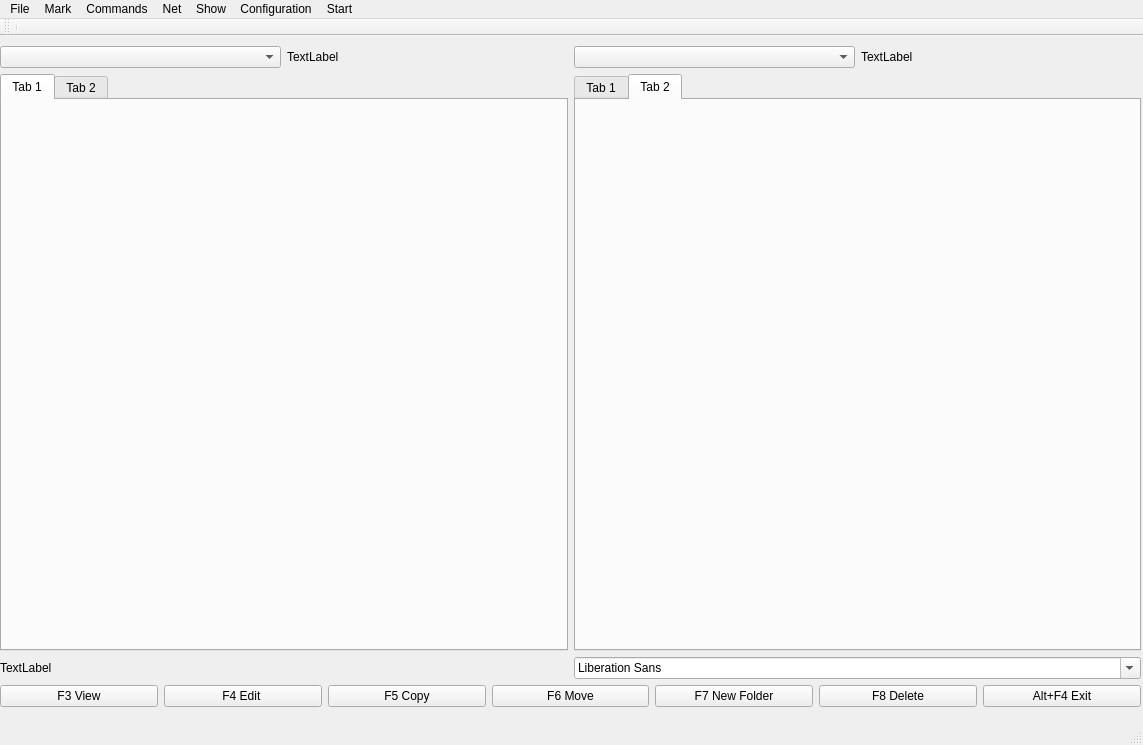
<?xml version="1.0" encoding="UTF-8"?>
<ui version="4.0">
 <class>MainWindow</class>
 <widget class="QMainWindow" name="MainWindow">
  <property name="geometry">
   <rect>
    <x>0</x>
    <y>0</y>
    <width>1143</width>
    <height>745</height>
   </rect>
  </property>
  <property name="windowTitle">
   <string>MainWindow</string>
  </property>
  <widget class="QWidget" name="centralwidget">
   <widget class="QWidget" name="">
    <property name="geometry">
     <rect>
      <x>0</x>
      <y>10</y>
      <width>1141</width>
      <height>661</height>
     </rect>
    </property>
    <layout class="QVBoxLayout" name="verticalLayout_3">
     <item>
      <layout class="QHBoxLayout" name="horizontalLayout_5">
       <item>
        <layout class="QVBoxLayout" name="verticalLayout">
         <item>
          <layout class="QHBoxLayout" name="horizontalLayout_3">
           <item>
            <widget class="QComboBox" name="comboBox"/>
           </item>
           <item>
            <widget class="QLabel" name="label">
             <property name="text">
              <string>TextLabel</string>
             </property>
            </widget>
           </item>
          </layout>
         </item>
         <item>
          <widget class="QTabWidget" name="tabWidget">
           <property name="currentIndex">
            <number>0</number>
           </property>
           <widget class="QWidget" name="tab">
            <attribute name="title">
             <string>Tab 1</string>
            </attribute>
           </widget>
           <widget class="QWidget" name="tab_2">
            <attribute name="title">
             <string>Tab 2</string>
            </attribute>
            <widget class="QTreeView" name="treeView">
             <property name="geometry">
              <rect>
               <x>0</x>
               <y>0</y>
               <width>351</width>
               <height>391</height>
              </rect>
             </property>
            </widget>
           </widget>
          </widget>
         </item>
        </layout>
       </item>
       <item>
        <layout class="QVBoxLayout" name="verticalLayout_2">
         <item>
          <layout class="QHBoxLayout" name="horizontalLayout_4">
           <item>
            <widget class="QComboBox" name="comboBox_2"/>
           </item>
           <item>
            <widget class="QLabel" name="label_2">
             <property name="text">
              <string>TextLabel</string>
             </property>
            </widget>
           </item>
          </layout>
         </item>
         <item>
          <widget class="QTabWidget" name="tabWidget_2">
           <property name="currentIndex">
            <number>1</number>
           </property>
           <widget class="QWidget" name="tab_3">
            <attribute name="title">
             <string>Tab 1</string>
            </attribute>
            <widget class="QTreeView" name="treeView_2">
             <property name="geometry">
              <rect>
               <x>0</x>
               <y>0</y>
               <width>331</width>
               <height>391</height>
              </rect>
             </property>
            </widget>
           </widget>
           <widget class="QWidget" name="tab_4">
            <attribute name="title">
             <string>Tab 2</string>
            </attribute>
           </widget>
          </widget>
         </item>
        </layout>
       </item>
      </layout>
     </item>
     <item>
      <layout class="QHBoxLayout" name="horizontalLayout_2">
       <item>
        <widget class="QLabel" name="label_3">
         <property name="text">
          <string>TextLabel</string>
         </property>
        </widget>
       </item>
       <item>
        <widget class="QFontComboBox" name="fontComboBox"/>
       </item>
      </layout>
     </item>
     <item>
      <layout class="QHBoxLayout" name="horizontalLayout">
       <item>
        <widget class="QPushButton" name="pushButton">
         <property name="text">
          <string>F3 View</string>
         </property>
        </widget>
       </item>
       <item>
        <widget class="QPushButton" name="pushButton_2">
         <property name="text">
          <string>F4 Edit </string>
         </property>
        </widget>
       </item>
       <item>
        <widget class="QPushButton" name="pushButton_3">
         <property name="text">
          <string>F5 Copy</string>
         </property>
        </widget>
       </item>
       <item>
        <widget class="QPushButton" name="pushButton_4">
         <property name="text">
          <string>F6 Move</string>
         </property>
        </widget>
       </item>
       <item>
        <widget class="QPushButton" name="pushButton_5">
         <property name="text">
          <string>F7 New Folder</string>
         </property>
        </widget>
       </item>
       <item>
        <widget class="QPushButton" name="pushButton_6">
         <property name="text">
          <string>F8 Delete</string>
         </property>
        </widget>
       </item>
       <item>
        <widget class="QPushButton" name="pushButton_7">
         <property name="text">
          <string>Alt+F4 Exit</string>
         </property>
        </widget>
       </item>
      </layout>
     </item>
    </layout>
   </widget>
  </widget>
  <widget class="QMenuBar" name="menubar">
   <property name="geometry">
    <rect>
     <x>0</x>
     <y>0</y>
     <width>1143</width>
     <height>26</height>
    </rect>
   </property>
   <widget class="QMenu" name="menuFile">
    <property name="title">
     <string>File</string>
    </property>
    <widget class="QMenu" name="menuPrint">
     <property name="title">
      <string>Print</string>
     </property>
     <addaction name="actionFile_List"/>
     <addaction name="actionFile_list_with_subdirs"/>
     <addaction name="actionFile_contents"/>
    </widget>
    <addaction name="actionChange_Attributes"/>
    <addaction name="actionPack"/>
    <addaction name="actionUnpack_Specific_Files"/>
    <addaction name="actionTest_Archive_s"/>
    <addaction name="actionCompare_by_Content"/>
    <addaction name="actionAssociate_With"/>
    <addaction name="actionInternal_Associations_pyCommander_only"/>
    <addaction name="actionProperties"/>
    <addaction name="actionCalculate_Occupied_Space"/>
    <addaction name="actionMulti_Rename_Tool"/>
    <addaction name="actionEdit_Comment"/>
    <addaction name="menuPrint"/>
    <addaction name="separator"/>
    <addaction name="actionSplit_File"/>
    <addaction name="actionCombine_File"/>
    <addaction name="actionEncode_File"/>
    <addaction name="actionDecode_File"/>
    <addaction name="actionCreate_Checksum_File_s_CRC32_MD5_SHAT"/>
    <addaction name="actionVerify_Checksum_from_checksum_files"/>
    <addaction name="separator"/>
    <addaction name="actionQuit"/>
   </widget>
   <widget class="QMenu" name="menuMark">
    <property name="title">
     <string>Mark</string>
    </property>
    <addaction name="actionSelect_Group"/>
    <addaction name="actionUnselect_Group"/>
    <addaction name="actionSelect_All"/>
    <addaction name="actionUnselect_All"/>
    <addaction name="actionInvert_Selection"/>
    <addaction name="actionSelect_All_With_Same_Extension"/>
    <addaction name="separator"/>
    <addaction name="actionSave_Selection"/>
    <addaction name="actionRestore_Selection"/>
    <addaction name="actionSave_Selection_To_File"/>
    <addaction name="actionLoad_Selection_From_File"/>
    <addaction name="separator"/>
    <addaction name="actionCopy_Selected_Names_To_Clipboard"/>
    <addaction name="actionCopy_Names_With_Path_To_Clipboard"/>
    <addaction name="actionCopy_To_Clipboard_With_All_Details"/>
    <addaction name="actionCopy_To_Clipboard_With_Path_Details"/>
    <addaction name="separator"/>
    <addaction name="actionCompare_Directories"/>
    <addaction name="actionMark_Newer_Hide_Same_Files"/>
   </widget>
   <widget class="QMenu" name="menuCommands">
    <property name="title">
     <string>Commands</string>
    </property>
    <addaction name="actionCD_Tree"/>
    <addaction name="actionSearch"/>
    <addaction name="actionSearch_in_separate_Process"/>
    <addaction name="actionVolume_Label"/>
    <addaction name="actionSystem_Information"/>
    <addaction name="actionSynchronize_Dirs"/>
    <addaction name="actionDirectory_Hotlist"/>
    <addaction name="actionGo_Back"/>
    <addaction name="separator"/>
    <addaction name="actionOpen_command_prompt_window"/>
    <addaction name="actionBranch_View"/>
    <addaction name="actionOpen_Desktop_Folder"/>
    <addaction name="actionBackground_Transfer_Manager"/>
    <addaction name="actionSource_Target"/>
    <addaction name="actionTarget_Source"/>
   </widget>
   <widget class="QMenu" name="menuNet">
    <property name="title">
     <string>Net</string>
    </property>
    <addaction name="actionNetwork_Connections"/>
    <addaction name="actionDisconnect_Network_Drives"/>
    <addaction name="actionShare_Current_Directory"/>
    <addaction name="actionUnshare_Directory"/>
    <addaction name="actionShow_Admin_Shares"/>
    <addaction name="separator"/>
    <addaction name="actionFTP_Connect"/>
    <addaction name="actionFTP_New_Connection"/>
    <addaction name="actionFTP_Disconnect"/>
    <addaction name="actionFTP_Show_Hidden_Files"/>
    <addaction name="actionFTP_Download_From_List"/>
    <addaction name="actionPORT_Connection_To_Other_PC"/>
   </widget>
   <widget class="QMenu" name="menuShow">
    <property name="title">
     <string>Show</string>
    </property>
    <addaction name="actionBrief"/>
    <addaction name="actionFull"/>
    <addaction name="actionComments"/>
    <addaction name="actionCustom_Columns_Mode"/>
    <addaction name="actionCustom_View_Modes"/>
    <addaction name="actionTree"/>
    <addaction name="actionSeparate_Tree"/>
    <addaction name="actionThumbnail_View"/>
    <addaction name="actionQuick_View_Panel"/>
    <addaction name="actionVertical_Arrangement"/>
    <addaction name="actionNew_Folder_Tab"/>
    <addaction name="separator"/>
    <addaction name="actionAll_Files"/>
    <addaction name="actionPrograms"/>
    <addaction name="action_3"/>
    <addaction name="actionCustom"/>
    <addaction name="actionOnly_Selected_Files"/>
    <addaction name="separator"/>
    <addaction name="actionName"/>
    <addaction name="actionExtension"/>
    <addaction name="actionTime"/>
    <addaction name="actionSize"/>
    <addaction name="actionUnsorted"/>
    <addaction name="separator"/>
   </widget>
   <widget class="QMenu" name="menuonfiguration">
    <property name="title">
     <string>Configuration</string>
    </property>
    <addaction name="actionButton_Bar"/>
    <addaction name="actionButton_Bar2"/>
    <addaction name="actionChange_Settings_Files_Directly"/>
    <addaction name="actionSave_Position"/>
    <addaction name="actionSave_Settings"/>
   </widget>
   <widget class="QMenu" name="menuStart">
    <property name="title">
     <string>Start</string>
    </property>
    <addaction name="actionChange_Start_Menu"/>
    <addaction name="actionChange_Main_Menu"/>
   </widget>
   <addaction name="menuFile"/>
   <addaction name="menuMark"/>
   <addaction name="menuCommands"/>
   <addaction name="menuNet"/>
   <addaction name="menuShow"/>
   <addaction name="menuonfiguration"/>
   <addaction name="menuStart"/>
  </widget>
  <widget class="QStatusBar" name="statusbar"/>
  <widget class="QToolBar" name="toolBar">
   <property name="windowTitle">
    <string>toolBar</string>
   </property>
   <attribute name="toolBarArea">
    <enum>TopToolBarArea</enum>
   </attribute>
   <attribute name="toolBarBreak">
    <bool>false</bool>
   </attribute>
   <addaction name="separator"/>
  </widget>
  <action name="actionChange_Attributes">
   <property name="text">
    <string>Change Attributes</string>
   </property>
  </action>
  <action name="actionPack">
   <property name="text">
    <string>Pack</string>
   </property>
  </action>
  <action name="actionUnpack_Specific_Files">
   <property name="text">
    <string>Unpack Specific Files</string>
   </property>
  </action>
  <action name="actionTest_Archive_s">
   <property name="text">
    <string>Test Archive(s)</string>
   </property>
  </action>
  <action name="actionCompare_by_Content">
   <property name="text">
    <string>Compare by Content</string>
   </property>
  </action>
  <action name="actionAssociate_With">
   <property name="text">
    <string>Associate With...</string>
   </property>
  </action>
  <action name="actionInternal_Associations_pyCommander_only">
   <property name="text">
    <string>Internal Associations (pyCommander only)</string>
   </property>
  </action>
  <action name="actionProperties">
   <property name="text">
    <string>Properties</string>
   </property>
  </action>
  <action name="actionCalculate_Occupied_Space">
   <property name="text">
    <string>Calculate Occupied Space...</string>
   </property>
  </action>
  <action name="actionMulti_Rename_Tool">
   <property name="text">
    <string>Multi-Rename Tool...</string>
   </property>
  </action>
  <action name="actionEdit_Comment">
   <property name="text">
    <string>Edit Comment...</string>
   </property>
  </action>
  <action name="actionFile_List">
   <property name="text">
    <string>File List</string>
   </property>
  </action>
  <action name="actionFile_list_with_subdirs">
   <property name="text">
    <string>File list with subdirs...</string>
   </property>
  </action>
  <action name="actionFile_contents">
   <property name="text">
    <string>File contents</string>
   </property>
  </action>
  <action name="actionSplit_File">
   <property name="text">
    <string>Split File ...</string>
   </property>
  </action>
  <action name="actionCombine_File">
   <property name="text">
    <string>Combine File...</string>
   </property>
  </action>
  <action name="actionEncode_File">
   <property name="text">
    <string>Encode File (MIME,UUE,XXE)...</string>
   </property>
  </action>
  <action name="actionDecode_File">
   <property name="text">
    <string>Decode File(MIME,UUE,XXE,BinHex)...</string>
   </property>
  </action>
  <action name="actionCreate_Checksum_File_s_CRC32_MD5_SHAT">
   <property name="text">
    <string>Create Checksum File(s) (CRC32,MD5,SHAT)...</string>
   </property>
  </action>
  <action name="actionVerify_Checksum_from_checksum_files">
   <property name="text">
    <string>Verify Checksum (from checksum files)</string>
   </property>
  </action>
  <action name="actionQuit">
   <property name="text">
    <string>Quit</string>
   </property>
  </action>
  <action name="actionSelect_Group">
   <property name="text">
    <string>Select Group...</string>
   </property>
  </action>
  <action name="actionUnselect_Group">
   <property name="text">
    <string>Unselect Group...</string>
   </property>
  </action>
  <action name="actionSelect_All">
   <property name="text">
    <string>Select All</string>
   </property>
  </action>
  <action name="actionUnselect_All">
   <property name="text">
    <string>Unselect All</string>
   </property>
  </action>
  <action name="actionInvert_Selection">
   <property name="text">
    <string>Invert Selection</string>
   </property>
  </action>
  <action name="actionSelect_All_With_Same_Extension">
   <property name="text">
    <string>Select All With Same Extension</string>
   </property>
  </action>
  <action name="actionSave_Selection">
   <property name="text">
    <string>Save Selection</string>
   </property>
  </action>
  <action name="actionRestore_Selection">
   <property name="text">
    <string>Restore Selection</string>
   </property>
  </action>
  <action name="actionSave_Selection_To_File">
   <property name="text">
    <string>Save Selection To File</string>
   </property>
  </action>
  <action name="actionLoad_Selection_From_File">
   <property name="text">
    <string>Load Selection From File</string>
   </property>
  </action>
  <action name="actionCopy_Selected_Names_To_Clipboard">
   <property name="text">
    <string>Copy Selected Names To Clipboard</string>
   </property>
  </action>
  <action name="actionCopy_Names_With_Path_To_Clipboard">
   <property name="text">
    <string>Copy Names With Path To Clipboard</string>
   </property>
  </action>
  <action name="actionCopy_To_Clipboard_With_All_Details">
   <property name="text">
    <string>Copy To Clipboard With All Details</string>
   </property>
  </action>
  <action name="actionCopy_To_Clipboard_With_Path_Details">
   <property name="text">
    <string>Copy To Clipboard With Path + Details</string>
   </property>
  </action>
  <action name="actionCompare_Directories">
   <property name="text">
    <string>Compare Directories</string>
   </property>
  </action>
  <action name="actionMark_Newer_Hide_Same_Files">
   <property name="text">
    <string>Mark Newer, Hide Same Files</string>
   </property>
  </action>
  <action name="actionCD_Tree">
   <property name="text">
    <string>CD Tree</string>
   </property>
  </action>
  <action name="actionSearch">
   <property name="text">
    <string>Search</string>
   </property>
  </action>
  <action name="actionSearch_in_separate_Process">
   <property name="text">
    <string>Search in separate Process</string>
   </property>
  </action>
  <action name="actionVolume_Label">
   <property name="text">
    <string>Volume Label...</string>
   </property>
  </action>
  <action name="actionSystem_Information">
   <property name="text">
    <string>System Information...</string>
   </property>
  </action>
  <action name="actionSynchronize_Dirs">
   <property name="text">
    <string>Synchronize Dirs...</string>
   </property>
  </action>
  <action name="actionDirectory_Hotlist">
   <property name="text">
    <string>Directory Hotlist</string>
   </property>
  </action>
  <action name="actionGo_Back">
   <property name="text">
    <string>Go Back</string>
   </property>
  </action>
  <action name="actionOpen_command_prompt_window">
   <property name="text">
    <string>Open command prompt window</string>
   </property>
  </action>
  <action name="actionBranch_View">
   <property name="text">
    <string>Branch View</string>
   </property>
  </action>
  <action name="actionOpen_Desktop_Folder">
   <property name="text">
    <string>Open Desktop Folder</string>
   </property>
  </action>
  <action name="actionBackground_Transfer_Manager">
   <property name="text">
    <string>Background Transfer Manager...</string>
   </property>
  </action>
  <action name="actionSource_Target">
   <property name="text">
    <string>Source&lt;-&gt;Target</string>
   </property>
  </action>
  <action name="actionTarget_Source">
   <property name="text">
    <string>Target&lt;-&gt;Source</string>
   </property>
  </action>
  <action name="actionNetwork_Connections">
   <property name="text">
    <string>Network Connections...</string>
   </property>
  </action>
  <action name="actionDisconnect_Network_Drives">
   <property name="text">
    <string>Disconnect Network Drives...</string>
   </property>
  </action>
  <action name="actionShare_Current_Directory">
   <property name="text">
    <string>Share Current Directory...</string>
   </property>
  </action>
  <action name="actionUnshare_Directory">
   <property name="text">
    <string>Unshare Directory...</string>
   </property>
  </action>
  <action name="actionShow_Admin_Shares">
   <property name="text">
    <string>Show Admin Shares</string>
   </property>
  </action>
  <action name="actionFTP_Connect">
   <property name="text">
    <string>FTP Connect...</string>
   </property>
  </action>
  <action name="actionFTP_New_Connection">
   <property name="text">
    <string>FTP New Connection...</string>
   </property>
  </action>
  <action name="actionFTP_Disconnect">
   <property name="text">
    <string>FTP Disconnect</string>
   </property>
  </action>
  <action name="actionFTP_Show_Hidden_Files">
   <property name="text">
    <string>FTP Show Hidden Files</string>
   </property>
  </action>
  <action name="actionFTP_Download_From_List">
   <property name="text">
    <string>FTP Download From List...</string>
   </property>
  </action>
  <action name="actionPORT_Connection_To_Other_PC">
   <property name="text">
    <string>PORT Connection To Other PC</string>
   </property>
  </action>
  <action name="actionBrief">
   <property name="text">
    <string>Brief</string>
   </property>
  </action>
  <action name="actionFull">
   <property name="text">
    <string>Full</string>
   </property>
  </action>
  <action name="actionComments">
   <property name="text">
    <string>Comments</string>
   </property>
  </action>
  <action name="actionCustom_Columns_Mode">
   <property name="text">
    <string>Custom Columns Mode</string>
   </property>
  </action>
  <action name="actionCustom_View_Modes">
   <property name="text">
    <string>Custom View Modes</string>
   </property>
  </action>
  <action name="actionTree">
   <property name="text">
    <string>Tree</string>
   </property>
  </action>
  <action name="actionSeparate_Tree">
   <property name="text">
    <string>Separate Tree</string>
   </property>
  </action>
  <action name="actionThumbnail_View">
   <property name="text">
    <string>Thumbnail View</string>
   </property>
  </action>
  <action name="actionQuick_View_Panel">
   <property name="text">
    <string>Quick View Panel</string>
   </property>
  </action>
  <action name="actionVertical_Arrangement">
   <property name="text">
    <string>Vertical Arrangement</string>
   </property>
  </action>
  <action name="actionNew_Folder_Tab">
   <property name="text">
    <string>New Folder Tab</string>
   </property>
  </action>
  <action name="actionAll_Files">
   <property name="text">
    <string>All Files</string>
   </property>
  </action>
  <action name="actionPrograms">
   <property name="text">
    <string>Programs</string>
   </property>
  </action>
  <action name="action_3">
   <property name="text">
    <string>*.*</string>
   </property>
  </action>
  <action name="actionCustom">
   <property name="text">
    <string>Custom...</string>
   </property>
  </action>
  <action name="actionOnly_Selected_Files">
   <property name="text">
    <string>Only Selected Files</string>
   </property>
  </action>
  <action name="actionName">
   <property name="text">
    <string>Name</string>
   </property>
  </action>
  <action name="actionExtension">
   <property name="text">
    <string>Extension</string>
   </property>
  </action>
  <action name="actionTime">
   <property name="text">
    <string>Time</string>
   </property>
  </action>
  <action name="actionSize">
   <property name="text">
    <string>Size</string>
   </property>
  </action>
  <action name="actionUnsorted">
   <property name="text">
    <string>Unsorted</string>
   </property>
  </action>
  <action name="actionButton_Bar">
   <property name="text">
    <string>Button Bar</string>
   </property>
  </action>
  <action name="actionButton_Bar2">
   <property name="text">
    <string>Button Bar2(Vertical)</string>
   </property>
  </action>
  <action name="actionChange_Settings_Files_Directly">
   <property name="text">
    <string>Change Settings Files Directly</string>
   </property>
  </action>
  <action name="actionSave_Position">
   <property name="text">
    <string>Save Position</string>
   </property>
  </action>
  <action name="actionSave_Settings">
   <property name="text">
    <string>Save Settings</string>
   </property>
  </action>
  <action name="actionChange_Start_Menu">
   <property name="text">
    <string>Change Start Menu</string>
   </property>
  </action>
  <action name="actionChange_Main_Menu">
   <property name="text">
    <string>Change Main Menu</string>
   </property>
  </action>
 </widget>
 <resources/>
 <connections/>
</ui>
